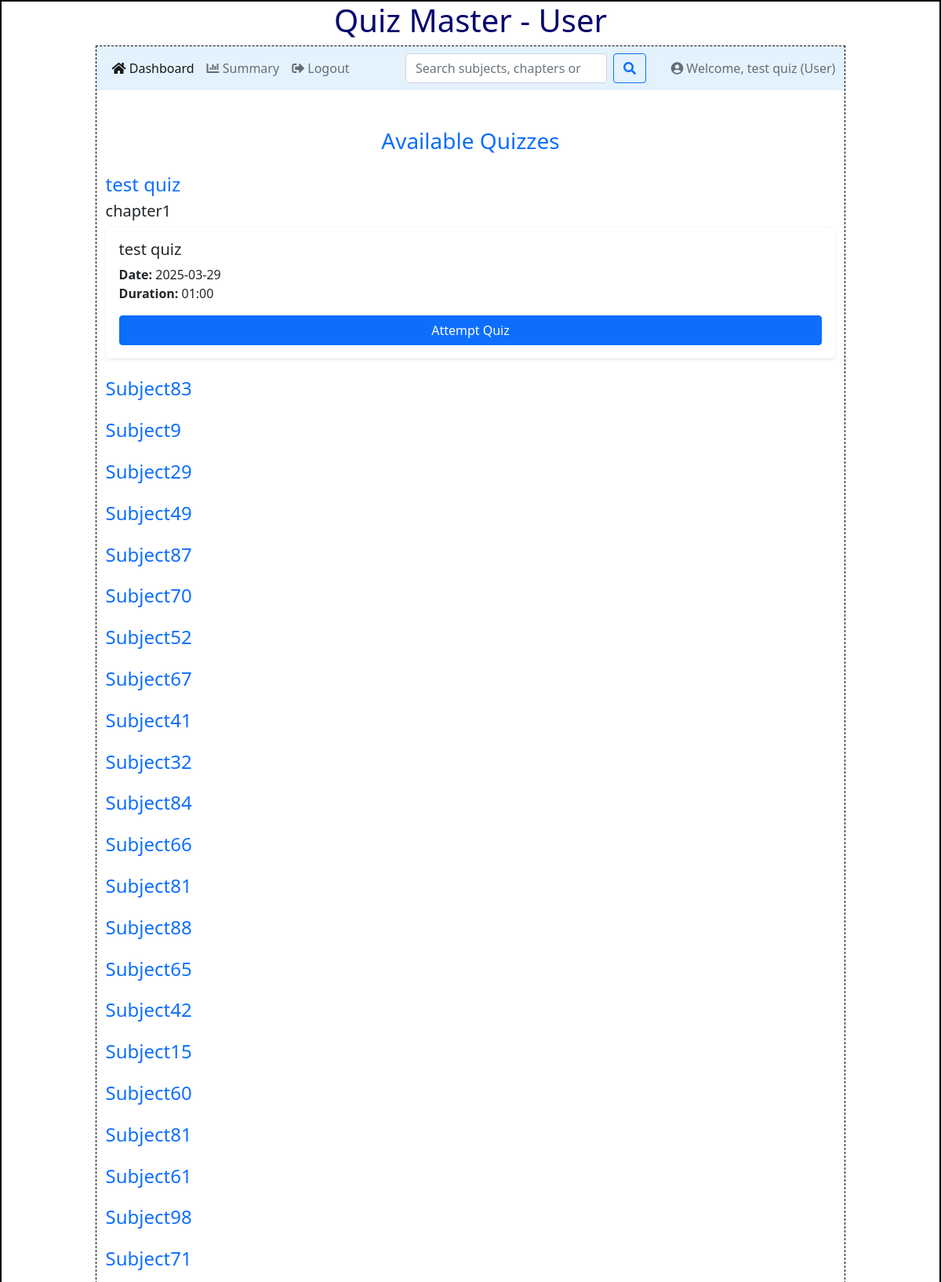
The app's page /user/2/test quiz (signed in, upper part) with its own data.
### backend/models.py (models this page shows)
class Subject(db.Model):
    __tablename__ = "subject"
    id = db.Column(db.Integer, primary_key=True)
    name = db.Column(db.String, nullable=False)
    description = db.Column(db.String, nullable=True)
    chapters = db.relationship("Chapter", cascade="all,delete", backref="subject", lazy=True)

class Chapter(db.Model):
    __tablename__ = "chapter"
    id = db.Column(db.Integer, primary_key=True)
    name = db.Column(db.String, nullable=False)
    description = db.Column(db.String, nullable=True)
    subject_id = db.Column(db.Integer, db.ForeignKey("subject.id"), nullable=False)
    quizzes = db.relationship("Quiz", cascade="all,delete", backref="chapter", lazy=True)

class Quiz(db.Model):
    __tablename__ = "quiz"
    id = db.Column(db.Integer, primary_key=True)
    name = db.Column(db.String, nullable=False)
    date_of_quiz = db.Column(db.String, nullable=False)
    time_duration = db.Column(db.String, nullable=False)
    chapter_id = db.Column(db.Integer, db.ForeignKey("chapter.id"), nullable=False)
    questions = db.relationship("Question", cascade="all,delete", backref="quiz", lazy=True)
    scores = db.relationship("Score", cascade="all,delete", backref="quiz", lazy=True)

### backend/controllers.py (the view)
@app.route("/user/<id>/<name>")
def user_dashboard(id, name):
    if 'user_type' not in session or session['user_type'] != 'user' or str(session['user_id']) != str(id):
        return redirect(url_for('signin'))
    subjects = Subject.query.all()
    return render_template("user/user_dashboard.html", id=id, name=name, subjects=subjects)

### templates/user/user_dashboard.html (shortened to what this page needs)
{% extends "user/user_layout.html" %} {% block content %}
<div class="container my-5">
  <h3 class="text-center text-primary mb-4">Available Quizzes</h3>
  {% if subjects %} {% for subject in subjects %}
  <div class="mb-4">
    <h4 class="text-primary">{{ subject.name }}</h4>
    {% for chapter in subject.chapters %}
    <div class="mb-3">
      <h5>{{ chapter.name }}</h5>
      {% for quiz in chapter.quizzes %}
      <div class="card mb-3 shadow-sm border-light">
        <div class="card-body">
          <h5 class="card-title">{{ quiz.name }}</h5>
          <p class="card-text">
            <strong>Date:</strong> {{ quiz.date_of_quiz }} <br />
            <strong>Duration:</strong> {{ quiz.time_duration }}
          </p>
          {% if quiz.questions|length > 0 %}
          <a href="/quiz/{{quiz.id}}/{{id}}" class="btn btn-primary w-100"
            >Attempt Quiz</a
          >
          {% else %}
          <button class="btn btn-secondary w-100" disabled>
            No Questions Available
          </button>
          {% endif %}
        </div>
      </div>
      {% endfor %}
    </div>
    {% endfor %}
  </div>
  {% endfor %} {% else %}
  <div class="alert alert-info text-center">
    <h4 class="text-secondary">No quizzes available.</h4>
  </div>
  {% endif %}
</div>
{% endblock %}

### templates/user/user_layout.html (shortened to what this page needs)
<!DOCTYPE html>
<html>
  <head>
    <link rel="stylesheet" href="/static/styles/main.css" />
    <link
      href="https://cdn.jsdelivr.net/npm/bootstrap@5.0.2/dist/css/bootstrap.min.css"
      rel="stylesheet"
    />
    <link
      href="https://cdnjs.cloudflare.com/ajax/libs/font-awesome/5.15.4/css/all.min.css"
      rel="stylesheet"
    />
  </head>
  <body>
    <div class="my_container">
      <div class="center"><h1>Quiz Master - User</h1></div>
      <div class="my_panel">
        <nav
          class="navbar navbar-expand-lg navbar-light"
          style="background-color: #e3f2fd"
        >
          <div class="container-fluid">
            <div class="collapse navbar-collapse" id="navbarText">
              <ul class="navbar-nav me-auto mb-2 mb-lg-0">
                <li class="nav-item">
                  <a class="nav-link active" href="/user/{{id}}/{{name}}">
                    <i class="fas fa-home"></i> Dashboard
                  </a>
                </li>
                <li class="nav-item">
                  <a class="nav-link" href="/user_summary/{{id}}">
                    <i class="fas fa-chart-bar"></i> Summary
                  </a>
                </li>
                <li class="nav-item">
                  <a class="nav-link" href="/login">
                    <i class="fas fa-sign-out-alt"></i> Logout
                  </a>
                </li>
              </ul>
              <form
                class="d-flex mx-auto"
                method="POST"
                action="/user_search/{{id}}/{{name}}"
              >
                <input
                  class="form-control me-2"
                  type="search"
                  placeholder="Search subjects, chapters or quizzes..."
                  name="search_text"
                  required
                />
                <button class="btn btn-outline-primary" type="submit">
                  <i class="fas fa-search"></i>
                </button>
              </form>
              <span class="navbar-text">
                <i class="fas fa-user-circle"></i> Welcome, {{name}} (User)
              </span>
            </div>
          </div>
        </nav>
        {% block content %}{% endblock %}
      </div>
    </div>
  </body>
</html>

### static/styles/main.css (style rules this page uses)
* { margin:0px; }
.my_container { border: 2px solid black; }
.my_panel { width: 80%; margin: auto; height: auto; border: 1px dashed black; }
.center { text-align: center; margin: auto; color: rgb(5,5,110) }

### templates/user/user_dashboard.html (style rules this page uses)
.card { transition: transform 0.2s ease, box-shadow 0.2s ease; }

### records on screen
Subject: name "test quiz"
Chapter: name "chapter1"
Quiz: name "test quiz", date_of_quiz "2025-03-29", time_duration "01:00"
Subject: name "Subject83"
Subject: name "Subject9"
Subject: name "Subject29"
Subject: name "Subject49"
Subject: name "Subject87"
Subject: name "Subject70"
Subject: name "Subject52"
Subject: name "Subject67"
Subject: name "Subject41"
Subject: name "Subject32"
Subject: name "Subject84"
Subject: name "Subject66"
Subject: name "Subject81"
Subject: name "Subject88"
Subject: name "Subject65"
Subject: name "Subject42"
Subject: name "Subject15"
Subject: name "Subject60"
Subject: name "Subject81"
Subject: name "Subject61"
Subject: name "Subject98"
Subject: name "Subject71"

### other values on screen
{{ name }} "test quiz"
